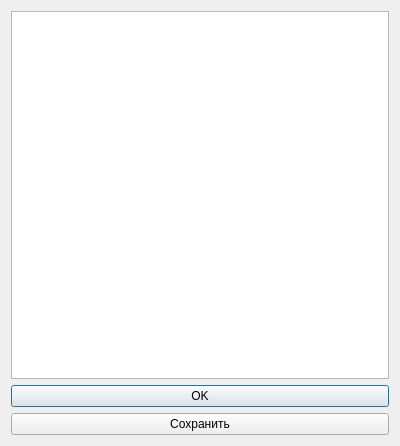
<?xml version="1.0" encoding="UTF-8"?>
<ui version="4.0">
 <class>Dialog</class>
 <widget class="QDialog" name="Dialog">
  <property name="geometry">
   <rect>
    <x>0</x>
    <y>0</y>
    <width>400</width>
    <height>446</height>
   </rect>
  </property>
  <property name="windowTitle">
   <string>Команды</string>
  </property>
  <layout class="QVBoxLayout" name="verticalLayout_2">
   <item>
    <layout class="QVBoxLayout" name="verticalLayout">
     <item>
      <widget class="QPlainTextEdit" name="text_commands"/>
     </item>
     <item>
      <widget class="QPushButton" name="button_ok">
       <property name="text">
        <string>OK</string>
       </property>
      </widget>
     </item>
     <item>
      <widget class="QPushButton" name="button_save">
       <property name="text">
        <string>Сохранить</string>
       </property>
      </widget>
     </item>
    </layout>
   </item>
  </layout>
 </widget>
 <resources/>
 <connections/>
</ui>
